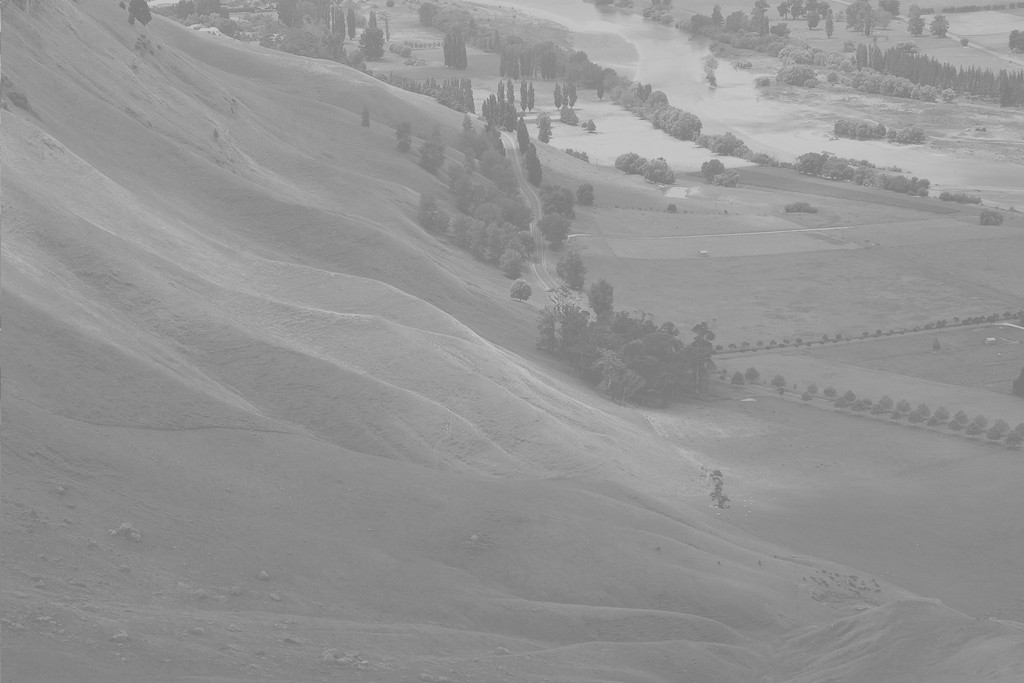
#> input picture cv/opencv/histogram/wiki.jpg, 1024 x 683 px
$ jupyter execute histogram.ipynb
#> lines starting #> are read from the running program, lines starting #| are printed output that depends on the picture
[cell 1]
import os
os.sys.path

[cell 2]
import cv2
import numpy as np
from matplotlib import pyplot as plt

[cell 3]
def show_img_hist(img):
    hist,bins = np.histogram(img.flatten(), bins=256, range=[0,256])
    # [6 lines of commented-out code are left out]
    cdf = hist.cumsum()
    #     print("cdf : 直方图累加结果")
    #     print(cdf)
    cdf_normalized = cdf * hist.max()/ cdf.max()
    #     print("cdf_normalized : 累加结果归一化")
    #     print(cdf_normalized)
    plt.subplot(121),plt.imshow(img)
    plt.subplot(122),plt.plot(cdf_normalized, color = 'b')
    plt.hist(img.flatten(),256,[0,256], color = 'r')
    plt.xlim([0,256])
    plt.legend(('cdf','histogram'), loc = 'upper left')
    plt.show()
    return cdf

[cell 4]
img = cv2.imread('wiki.jpg',0)
#> img is the input picture: shape (683, 1024); min 114, max 208, mean 148
# plt.imshow(img)
cdf = show_img_hist(img)
#> in show_img_hist, `hist,bins = np.histogram(img.flatten(), bins=256, range=[0,256])`: hist = 256 values, max 28701 at index 137, min 0 at index 0, mean 2732; bins = 257 values from 0 to 256
#> in show_img_hist, `cdf = hist.cumsum()`: cdf = 256 values from 0 to 699392
#> in show_img_hist, `cdf_normalized = cdf * hist.max()/ cdf.max()`: cdf_normalized = 256 values from 0 to 28701
#> in show_img_hist, `plt.show()`:
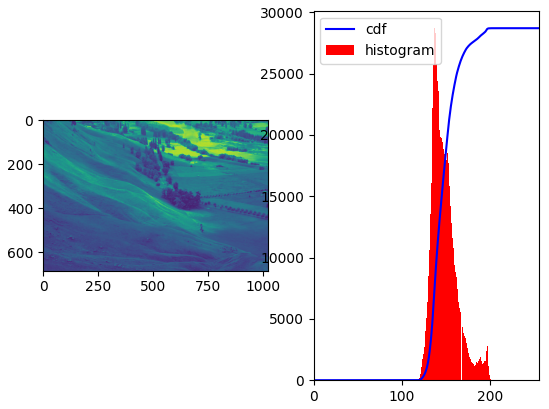
#> figure drawn by matplotlib, 2 panels; panel 2: tallest bar 28701 high, from x = 137 to 138; panel 2: curve peaks at x = 208, y = 28701
#> cdf = 256 values from 0 to 699392

[cell 5]
cdf_m = np.ma.masked_equal(cdf,0)
# print(cdf_m)
cdf_m = (cdf_m - cdf_m.min())*255/(cdf_m.max()-cdf_m.min())
# print(cdf_m)
cdf = np.ma.filled(cdf_m,0).astype('uint8')
#> cdf = 256 values from 0 to 255
# print(cdf)
img2 = cdf[img]
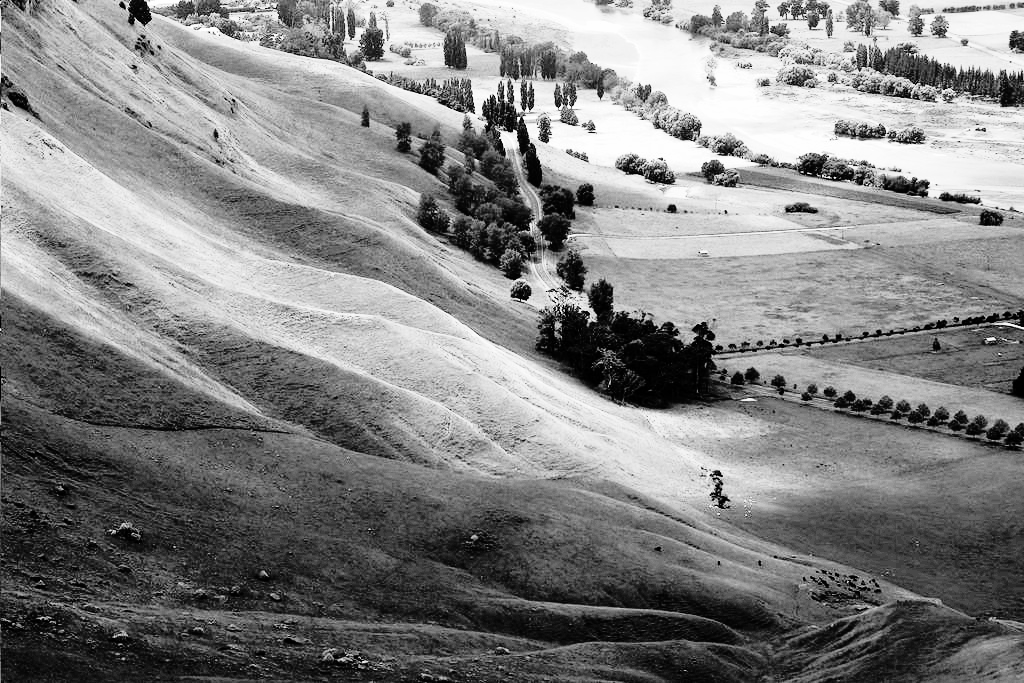
#> img2: shape (683, 1024); min 0, max 255, mean 130
show_img_hist(img2);
#> in show_img_hist (call 2), `hist,bins = np.histogram(img.flatten(), bins=256, range=[0,256])`: hist = 256 values, max 28701 at index 62, min 0 at index 6, mean 2732
#> in show_img_hist (call 2), `cdf = hist.cumsum()`: cdf = 256 values from 1944 to 699392
#> in show_img_hist (call 2), `cdf_normalized = cdf * hist.max()/ cdf.max()`: cdf_normalized = 256 values from 79.78 to 28701
#> in show_img_hist (call 2), `plt.show()`:
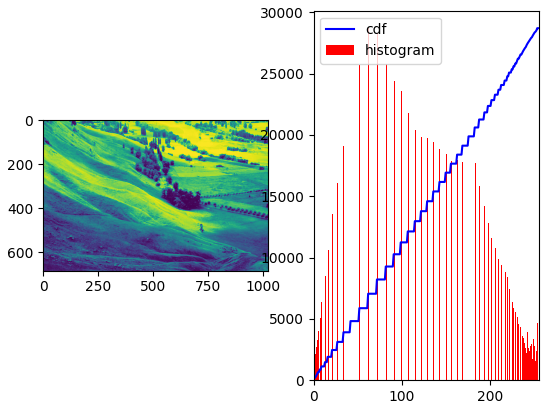
#> figure drawn by matplotlib, 2 panels; panel 2: tallest bar 28701 high, from x = 62 to 63; panel 2: curve peaks at x = 255, y = 28701

[cell 6]
# plt.subplot(121),plt.imshow(img)
# plt.subplot(122),plt.imshow(img2)
plt.subplot(1,2,1),plt.imshow(img)
plt.subplot(1,2,2),plt.imshow(img2)
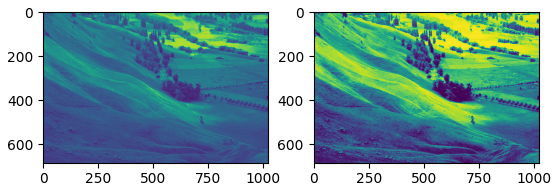
#> figure drawn by matplotlib, 2 panels

[cell 7]
img = cv2.imread('wiki.jpg',0)
equ = cv2.equalizeHist(img)
res = np.hstack((img,equ)) #stacking images side-by-side
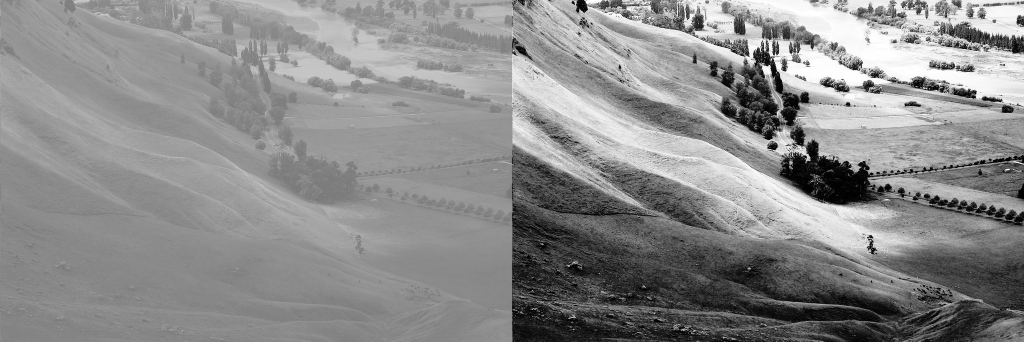
#> res: shape (683, 2048) (shown at 1/2 size); min 0, max 255, mean 139.3
cv2.imwrite('res.png',res)
print(res.shape)
#| (683, 2048)
# plt.imshow(res)
plt.subplot(121),plt.imshow(img)
plt.subplot(122),plt.imshow(equ)

#  CLAHE (Contrast Limited Adaptive Histogram Equalization)

[cell 8]
img = cv2.imread('tsukuba_l.png',0)
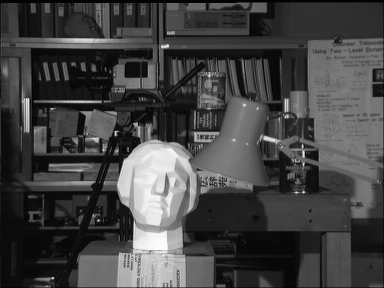
#> input picture cv/opencv/histogram/tsukuba_l.png, 384 x 288 px
#> img is the input picture: shape (288, 384); min 0, max 252, mean 67.6
# plt.imshow(img);

[cell 9]
# create a CLAHE object (Arguments are optional).
clahe = cv2.createCLAHE(clipLimit=2.0, tileGridSize=(8,8))
cl1 = clahe.apply(img)
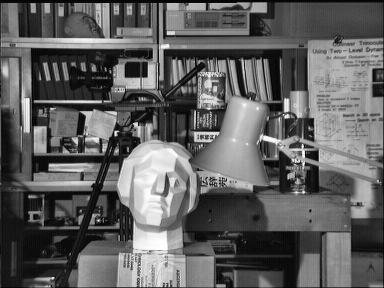
#> cl1: shape (288, 384); min 1, max 255, mean 95.9
cv2.imwrite('clahe_2.jpg',cl1)
plt.subplot(121),plt.imshow(img)
plt.subplot(122),plt.imshow(cl1)

[cell 10]
show_img_hist(img);
#> in show_img_hist (call 3), `hist,bins = np.histogram(img.flatten(), bins=256, range=[0,256])`: hist = 256 values, max 2520 at index 11, min 0 at index 253, mean 432
#> in show_img_hist (call 3), `cdf = hist.cumsum()`: cdf = 256 values from 12 to 110592
#> in show_img_hist (call 3), `cdf_normalized = cdf * hist.max()/ cdf.max()`: cdf_normalized = 256 values from 0.273 to 2520
#> in show_img_hist (call 3), `plt.show()`:
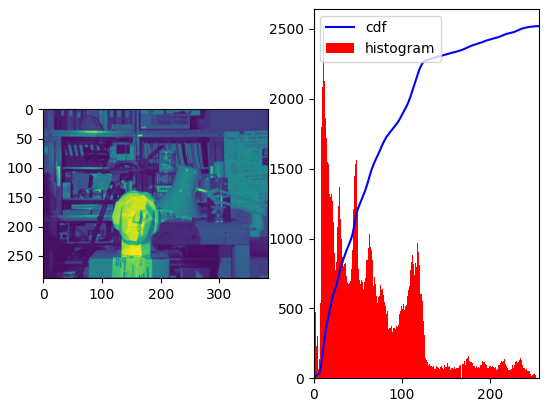
#> figure drawn by matplotlib, 2 panels; panel 2: tallest bar 2520 high, from x = 11 to 12; panel 2: curve peaks at x = 252, y = 2520
show_img_hist(cl1);
#> in show_img_hist (call 4), `hist,bins = np.histogram(img.flatten(), bins=256, range=[0,256])`: hist = 256 values, max 1305 at index 21, min 0 at index 0, mean 432
#> in show_img_hist (call 4), `cdf = hist.cumsum()`: cdf = 256 values from 0 to 110592
#> in show_img_hist (call 4), `cdf_normalized = cdf * hist.max()/ cdf.max()`: cdf_normalized = 256 values from 0 to 1305
#> in show_img_hist (call 4), `plt.show()`:
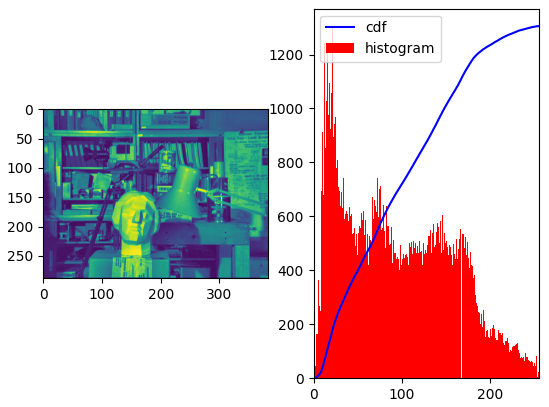
#> figure drawn by matplotlib, 2 panels; panel 2: tallest bar 1305 high, from x = 21 to 22; panel 2: curve peaks at x = 255, y = 1305
